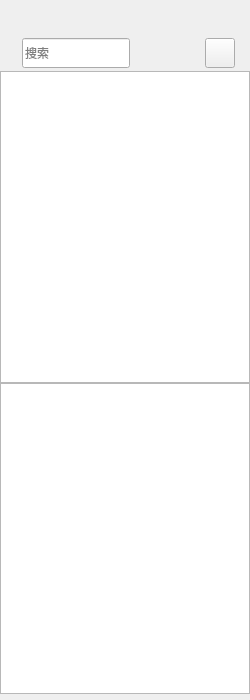
<?xml version="1.0" encoding="UTF-8"?>
<ui version="4.0">
 <class>ContactsPaneWidget</class>
 <widget class="QWidget" name="ContactsPaneWidget">
  <property name="geometry">
   <rect>
    <x>0</x>
    <y>0</y>
    <width>250</width>
    <height>700</height>
   </rect>
  </property>
  <property name="sizePolicy">
   <sizepolicy hsizetype="Expanding" vsizetype="Expanding">
    <horstretch>0</horstretch>
    <verstretch>0</verstretch>
   </sizepolicy>
  </property>
  <property name="minimumSize">
   <size>
    <width>250</width>
    <height>0</height>
   </size>
  </property>
  <property name="maximumSize">
   <size>
    <width>250</width>
    <height>16777215</height>
   </size>
  </property>
  <property name="windowTitle">
   <string>Form</string>
  </property>
  <layout class="QVBoxLayout" name="verticalLayout">
   <property name="spacing">
    <number>0</number>
   </property>
   <property name="leftMargin">
    <number>0</number>
   </property>
   <property name="topMargin">
    <number>6</number>
   </property>
   <property name="rightMargin">
    <number>0</number>
   </property>
   <property name="bottomMargin">
    <number>6</number>
   </property>
   <item>
    <widget class="QWidget" name="nullWidget" native="true">
     <property name="minimumSize">
      <size>
       <width>0</width>
       <height>25</height>
      </size>
     </property>
     <property name="maximumSize">
      <size>
       <width>16777215</width>
       <height>25</height>
      </size>
     </property>
    </widget>
   </item>
   <item>
    <widget class="QWidget" name="toolWidget" native="true">
     <property name="minimumSize">
      <size>
       <width>0</width>
       <height>40</height>
      </size>
     </property>
     <property name="maximumSize">
      <size>
       <width>16777215</width>
       <height>40</height>
      </size>
     </property>
     <layout class="QHBoxLayout" name="horizontalLayout" stretch="0">
      <property name="spacing">
       <number>0</number>
      </property>
      <property name="leftMargin">
       <number>15</number>
      </property>
      <property name="topMargin">
       <number>0</number>
      </property>
      <property name="rightMargin">
       <number>15</number>
      </property>
      <property name="bottomMargin">
       <number>0</number>
      </property>
      <item>
       <widget class="QWidget" name="searchWidget" native="true">
        <property name="minimumSize">
         <size>
          <width>0</width>
          <height>30</height>
         </size>
        </property>
        <property name="maximumSize">
         <size>
          <width>16777215</width>
          <height>25</height>
         </size>
        </property>
        <layout class="QHBoxLayout" name="horizontalLayout_2">
         <property name="spacing">
          <number>0</number>
         </property>
         <property name="leftMargin">
          <number>0</number>
         </property>
         <property name="topMargin">
          <number>0</number>
         </property>
         <property name="rightMargin">
          <number>0</number>
         </property>
         <property name="bottomMargin">
          <number>0</number>
         </property>
         <item>
          <widget class="QLabel" name="labSerch">
           <property name="sizePolicy">
            <sizepolicy hsizetype="Minimum" vsizetype="Fixed">
             <horstretch>0</horstretch>
             <verstretch>0</verstretch>
            </sizepolicy>
           </property>
           <property name="maximumSize">
            <size>
             <width>30</width>
             <height>30</height>
            </size>
           </property>
           <property name="text">
            <string/>
           </property>
           <property name="pixmap">
            <pixmap>:/resource/icon/menu/search2.svg</pixmap>
           </property>
           <property name="alignment">
            <set>Qt::AlignmentFlag::AlignCenter</set>
           </property>
          </widget>
         </item>
         <item>
          <widget class="QLineEdit" name="leditSearch">
           <property name="maximumSize">
            <size>
             <width>16777215</width>
             <height>30</height>
            </size>
           </property>
           <property name="placeholderText">
            <string>搜索</string>
           </property>
          </widget>
         </item>
         <item>
          <spacer name="horizontalSpacer">
           <property name="orientation">
            <enum>Qt::Orientation::Horizontal</enum>
           </property>
           <property name="sizeHint" stdset="0">
            <size>
             <width>5</width>
             <height>30</height>
            </size>
           </property>
          </spacer>
         </item>
         <item>
          <widget class="QPushButton" name="btnPlus">
           <property name="minimumSize">
            <size>
             <width>30</width>
             <height>30</height>
            </size>
           </property>
           <property name="maximumSize">
            <size>
             <width>30</width>
             <height>30</height>
            </size>
           </property>
           <property name="text">
            <string/>
           </property>
           <property name="icon">
            <iconset>
             <normaloff>:/resource/icon/menu/plus.svg</normaloff>:/resource/icon/menu/plus.svg</iconset>
           </property>
          </widget>
         </item>
        </layout>
       </widget>
      </item>
     </layout>
    </widget>
   </item>
   <item>
    <widget class="ContactsListWidget" name="contactsListWidget"/>
   </item>
   <item>
    <widget class="ContactsTreeView" name="contactsTreeView"/>
   </item>
  </layout>
 </widget>
 <customwidgets>
  <customwidget>
   <class>ContactsListWidget</class>
   <extends>QListWidget</extends>
   <header location="global">contactslistwidget.h</header>
  </customwidget>
  <customwidget>
   <class>ContactsTreeView</class>
   <extends>QTreeView</extends>
   <header location="global">contactstreeview.h</header>
  </customwidget>
 </customwidgets>
 <resources/>
 <connections/>
</ui>
